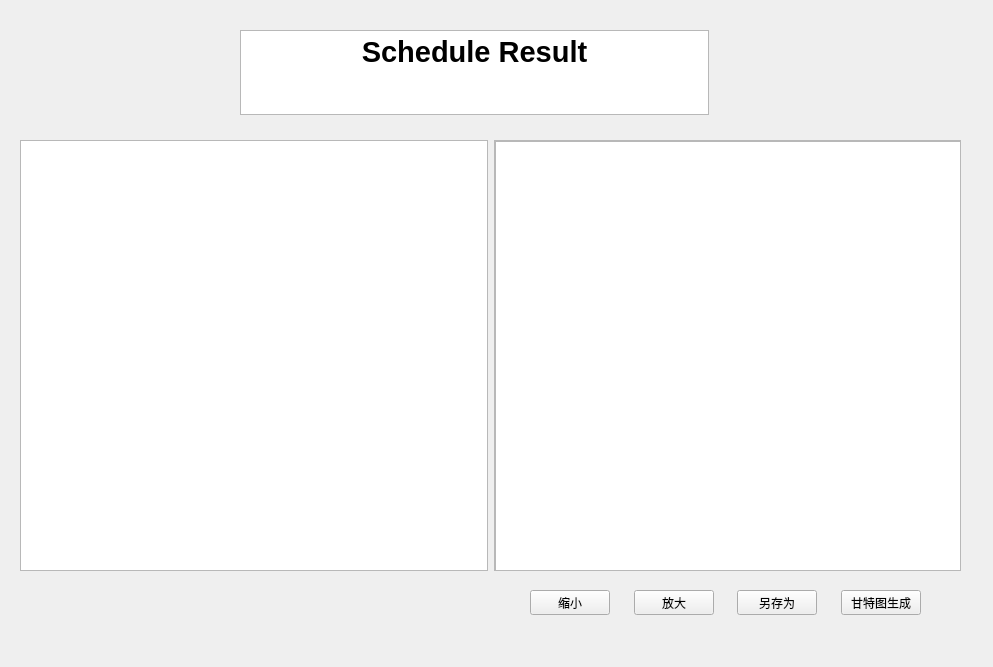
<?xml version="1.0" encoding="UTF-8"?>
<ui version="4.0">
 <class>hasparesult</class>
 <widget class="QWidget" name="hasparesult">
  <property name="geometry">
   <rect>
    <x>0</x>
    <y>0</y>
    <width>993</width>
    <height>667</height>
   </rect>
  </property>
  <property name="windowTitle">
   <string>Form</string>
  </property>
  <widget class="QTextBrowser" name="textBrowser">
   <property name="geometry">
    <rect>
     <x>240</x>
     <y>30</y>
     <width>469</width>
     <height>85</height>
    </rect>
   </property>
   <property name="html">
    <string>&lt;!DOCTYPE HTML PUBLIC &quot;-//W3C//DTD HTML 4.0//EN&quot; &quot;http://www.w3.org/TR/REC-html40/strict.dtd&quot;&gt;
&lt;html&gt;&lt;head&gt;&lt;meta name=&quot;qrichtext&quot; content=&quot;1&quot; /&gt;&lt;meta charset=&quot;utf-8&quot; /&gt;&lt;style type=&quot;text/css&quot;&gt;
p, li { white-space: pre-wrap; }
hr { height: 1px; border-width: 0; }
li.unchecked::marker { content: &quot;\2610&quot;; }
li.checked::marker { content: &quot;\2612&quot;; }
&lt;/style&gt;&lt;/head&gt;&lt;body style=&quot; font-family:'Microsoft YaHei UI'; font-size:9pt; font-weight:400; font-style:normal;&quot;&gt;
&lt;p align=&quot;center&quot; style=&quot; margin-top:0px; margin-bottom:0px; margin-left:0px; margin-right:0px; -qt-block-indent:0; text-indent:0px;&quot;&gt;&lt;span style=&quot; font-size:22pt; font-weight:700;&quot;&gt;Schedule Result&lt;/span&gt;&lt;/p&gt;&lt;/body&gt;&lt;/html&gt;</string>
   </property>
  </widget>
  <widget class="QWidget" name="layoutWidget">
   <property name="geometry">
    <rect>
     <x>20</x>
     <y>140</y>
     <width>941</width>
     <height>431</height>
    </rect>
   </property>
   <layout class="QHBoxLayout" name="horizontalLayout">
    <item>
     <widget class="QPlainTextEdit" name="plainTextEdit"/>
    </item>
    <item>
     <widget class="QScrollArea" name="scrollArea">
      <property name="widgetResizable">
       <bool>true</bool>
      </property>
      <widget class="QWidget" name="scrollAreaWidgetContents">
       <property name="geometry">
        <rect>
         <x>0</x>
         <y>0</y>
         <width>464</width>
         <height>427</height>
        </rect>
       </property>
       <widget class="QGraphicsView" name="graphicsView">
        <property name="geometry">
         <rect>
          <x>0</x>
          <y>0</y>
          <width>471</width>
          <height>431</height>
         </rect>
        </property>
       </widget>
      </widget>
     </widget>
    </item>
   </layout>
  </widget>
  <widget class="QWidget" name="layoutWidget">
   <property name="geometry">
    <rect>
     <x>530</x>
     <y>590</y>
     <width>391</width>
     <height>25</height>
    </rect>
   </property>
   <layout class="QHBoxLayout" name="horizontalLayout_2">
    <item>
     <widget class="QPushButton" name="pushButton">
      <property name="text">
       <string>缩小</string>
      </property>
     </widget>
    </item>
    <item>
     <spacer name="horizontalSpacer">
      <property name="orientation">
       <enum>Qt::Horizontal</enum>
      </property>
      <property name="sizeHint" stdset="0">
       <size>
        <width>40</width>
        <height>20</height>
       </size>
      </property>
     </spacer>
    </item>
    <item>
     <widget class="QPushButton" name="pushButton_2">
      <property name="text">
       <string>放大</string>
      </property>
     </widget>
    </item>
    <item>
     <spacer name="horizontalSpacer_2">
      <property name="orientation">
       <enum>Qt::Horizontal</enum>
      </property>
      <property name="sizeHint" stdset="0">
       <size>
        <width>40</width>
        <height>20</height>
       </size>
      </property>
     </spacer>
    </item>
    <item>
     <widget class="QPushButton" name="pushButton_4">
      <property name="text">
       <string>另存为</string>
      </property>
     </widget>
    </item>
    <item>
     <spacer name="horizontalSpacer_3">
      <property name="orientation">
       <enum>Qt::Horizontal</enum>
      </property>
      <property name="sizeHint" stdset="0">
       <size>
        <width>40</width>
        <height>20</height>
       </size>
      </property>
     </spacer>
    </item>
    <item>
     <widget class="QPushButton" name="pushButton_3">
      <property name="text">
       <string>甘特图生成</string>
      </property>
     </widget>
    </item>
   </layout>
  </widget>
 </widget>
 <resources/>
 <connections/>
</ui>
